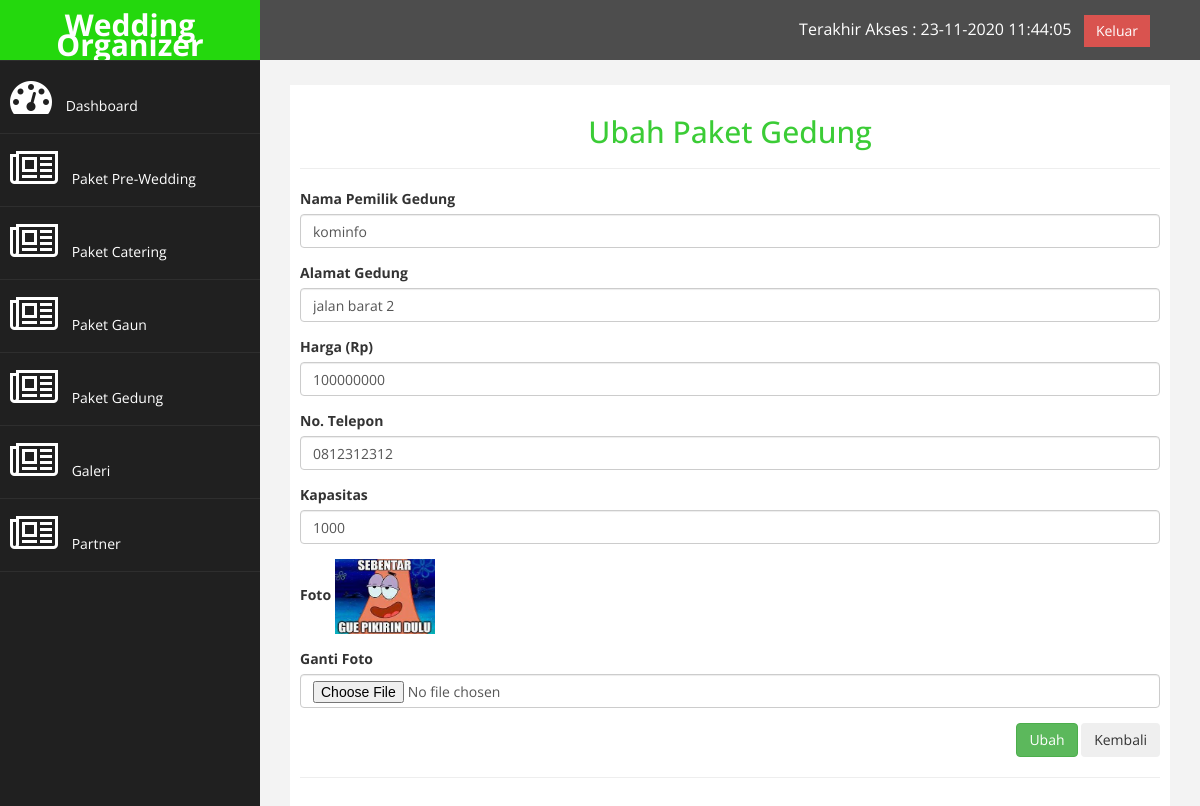
The page /admin.php?halaman=p_gedung_ubah&id=1 (signed in) on the database its author committed.
### tables this page shows
CREATE TABLE `gedung` (
  `id_ged` int(3) NOT NULL,
  `nama_ged` varchar(50) NOT NULL,
  `alamat_ged` text NOT NULL,
  `harga_ged` int(16) NOT NULL,
  `telp_ged` varchar(12) NOT NULL,
  `kapasitas_ged` varchar(7) NOT NULL,
  `foto_ged` text NOT NULL
);

### p_gedung_ubah.php (the view, shortened to what this page needs)
<?php
$hasil = mysqli_query($link, "SELECT * FROM gedung WHERE id_ged='$_GET[id]'");
$data = mysqli_fetch_assoc($hasil);
?>
<h2 style="text-align: center;">Ubah Paket Gedung</h2>
<hr>
<form method="post" enctype="multipart/form-data">
    <div class="form-group">
        <label>Nama Pemilik Gedung</label>
        <input type="text" name="nama" class="form-control" value="<?= $data['nama_ged']; ?>">
    </div>
    <div class="form-group">
        <label>Alamat Gedung</label>
        <input type="text" name="alamat" class="form-control" value="<?= $data['alamat_ged']; ?>">
    </div>
    <div class="form-group">
        <label>Harga (Rp)</label>
        <input type="number" name="harga" class="form-control" value="<?= $data['harga_ged']; ?>">
    </div>
    <div class="form-group">
        <label>No. Telepon</label>
        <input type="text" name="telp" class="form-control" value="<?= $data['telp_ged']; ?>">
    </div>
    <div class="form-group">
        <label>Kapasitas</label>
        <input type="number" name="kps" class="form-control" value="<?= $data['kapasitas_ged']; ?>">
    </div>
    <div class="form-group">
        <label>Foto</label>
        <img src="images/gedung/<?= $data['foto_ged'] ?>" height="75px" width="100px">
    </div>
    <div class="form-group">
        <label>Ganti Foto</label>
        <input type="file" name="foto" class="form-control">
    </div>
    <div class="text-right">
        <button class="btn btn-success" name="ubah">Ubah</button>
        <input type="button" name="kembali" value="Kembali" onClick="javascript:history.back()" class="btn btn-secondary">
    </div>
</form>

### admin/assets/css/custom.css (style rules this page uses)
body { font-family: 'Open Sans', sans-serif; }
h2 { color: rgba(32, 197, 26, 0.877); }

### rows shown on the page
gedung: nama "kominfo", alamat "jalan barat 2", harga "100000000", telp "0812312312", kps "1000", foto_ged (picture)
